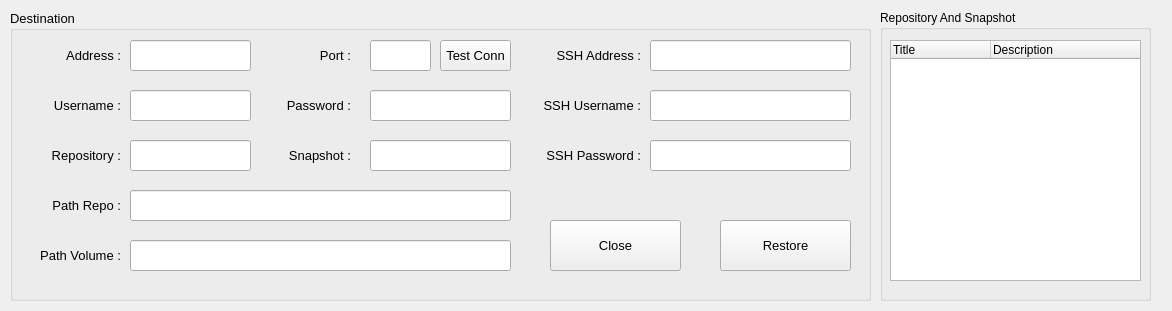
<?xml version="1.0" encoding="UTF-8"?>
<ui version="4.0">
 <class>MainWindow</class>
 <widget class="QMainWindow" name="MainWindow">
  <property name="geometry">
   <rect>
    <x>0</x>
    <y>0</y>
    <width>1172</width>
    <height>311</height>
   </rect>
  </property>
  <property name="minimumSize">
   <size>
    <width>542</width>
    <height>200</height>
   </size>
  </property>
  <property name="maximumSize">
   <size>
    <width>1200</width>
    <height>1000</height>
   </size>
  </property>
  <property name="windowTitle">
   <string>Restore ElasticSearch</string>
  </property>
  <widget class="QWidget" name="centralwidget">
   <widget class="QWidget" name="verticalLayoutWidget">
    <property name="geometry">
     <rect>
      <x>10</x>
      <y>10</y>
      <width>861</width>
      <height>291</height>
     </rect>
    </property>
    <layout class="QVBoxLayout" name="verticalLayout">
     <item>
      <widget class="QGroupBox" name="groupBox">
       <property name="maximumSize">
        <size>
         <width>16777215</width>
         <height>16777215</height>
        </size>
       </property>
       <property name="font">
        <font>
         <pointsize>10</pointsize>
        </font>
       </property>
       <property name="title">
        <string>Destination</string>
       </property>
       <widget class="QLabel" name="label">
        <property name="geometry">
         <rect>
          <x>30</x>
          <y>30</y>
          <width>81</width>
          <height>31</height>
         </rect>
        </property>
        <property name="layoutDirection">
         <enum>Qt::LeftToRight</enum>
        </property>
        <property name="text">
         <string>Address :</string>
        </property>
        <property name="alignment">
         <set>Qt::AlignRight|Qt::AlignTrailing|Qt::AlignVCenter</set>
        </property>
       </widget>
       <widget class="QLineEdit" name="txtDestinationIP">
        <property name="geometry">
         <rect>
          <x>120</x>
          <y>30</y>
          <width>121</width>
          <height>31</height>
         </rect>
        </property>
       </widget>
       <widget class="QLabel" name="label_2">
        <property name="geometry">
         <rect>
          <x>290</x>
          <y>30</y>
          <width>51</width>
          <height>31</height>
         </rect>
        </property>
        <property name="layoutDirection">
         <enum>Qt::LeftToRight</enum>
        </property>
        <property name="text">
         <string>Port :</string>
        </property>
        <property name="alignment">
         <set>Qt::AlignRight|Qt::AlignTrailing|Qt::AlignVCenter</set>
        </property>
       </widget>
       <widget class="QLineEdit" name="txtDestinationPort">
        <property name="geometry">
         <rect>
          <x>360</x>
          <y>30</y>
          <width>61</width>
          <height>31</height>
         </rect>
        </property>
       </widget>
       <widget class="QLabel" name="label_3">
        <property name="geometry">
         <rect>
          <x>10</x>
          <y>80</y>
          <width>101</width>
          <height>31</height>
         </rect>
        </property>
        <property name="layoutDirection">
         <enum>Qt::LeftToRight</enum>
        </property>
        <property name="text">
         <string>Username :</string>
        </property>
        <property name="alignment">
         <set>Qt::AlignRight|Qt::AlignTrailing|Qt::AlignVCenter</set>
        </property>
       </widget>
       <widget class="QLineEdit" name="txtDestinationUsername">
        <property name="geometry">
         <rect>
          <x>120</x>
          <y>80</y>
          <width>121</width>
          <height>31</height>
         </rect>
        </property>
       </widget>
       <widget class="QLabel" name="label_4">
        <property name="geometry">
         <rect>
          <x>270</x>
          <y>80</y>
          <width>71</width>
          <height>31</height>
         </rect>
        </property>
        <property name="layoutDirection">
         <enum>Qt::LeftToRight</enum>
        </property>
        <property name="text">
         <string>Password :</string>
        </property>
        <property name="alignment">
         <set>Qt::AlignRight|Qt::AlignTrailing|Qt::AlignVCenter</set>
        </property>
       </widget>
       <widget class="QLineEdit" name="txtDestinationPassword">
        <property name="geometry">
         <rect>
          <x>360</x>
          <y>80</y>
          <width>141</width>
          <height>31</height>
         </rect>
        </property>
       </widget>
       <widget class="QLabel" name="label_9">
        <property name="geometry">
         <rect>
          <x>10</x>
          <y>180</y>
          <width>101</width>
          <height>31</height>
         </rect>
        </property>
        <property name="layoutDirection">
         <enum>Qt::LeftToRight</enum>
        </property>
        <property name="frameShape">
         <enum>QFrame::NoFrame</enum>
        </property>
        <property name="text">
         <string>Path Repo :</string>
        </property>
        <property name="alignment">
         <set>Qt::AlignRight|Qt::AlignTrailing|Qt::AlignVCenter</set>
        </property>
       </widget>
       <widget class="QLineEdit" name="txtPathRepo">
        <property name="geometry">
         <rect>
          <x>120</x>
          <y>180</y>
          <width>381</width>
          <height>31</height>
         </rect>
        </property>
       </widget>
       <widget class="QLabel" name="label_10">
        <property name="geometry">
         <rect>
          <x>10</x>
          <y>130</y>
          <width>101</width>
          <height>31</height>
         </rect>
        </property>
        <property name="layoutDirection">
         <enum>Qt::LeftToRight</enum>
        </property>
        <property name="frameShape">
         <enum>QFrame::NoFrame</enum>
        </property>
        <property name="text">
         <string>Repository :</string>
        </property>
        <property name="alignment">
         <set>Qt::AlignRight|Qt::AlignTrailing|Qt::AlignVCenter</set>
        </property>
       </widget>
       <widget class="QLineEdit" name="txtRepository">
        <property name="geometry">
         <rect>
          <x>120</x>
          <y>130</y>
          <width>121</width>
          <height>31</height>
         </rect>
        </property>
       </widget>
       <widget class="QLineEdit" name="txtSnapshot">
        <property name="geometry">
         <rect>
          <x>360</x>
          <y>130</y>
          <width>141</width>
          <height>31</height>
         </rect>
        </property>
       </widget>
       <widget class="QLabel" name="label_11">
        <property name="geometry">
         <rect>
          <x>270</x>
          <y>130</y>
          <width>71</width>
          <height>31</height>
         </rect>
        </property>
        <property name="layoutDirection">
         <enum>Qt::LeftToRight</enum>
        </property>
        <property name="frameShape">
         <enum>QFrame::NoFrame</enum>
        </property>
        <property name="text">
         <string>Snapshot :</string>
        </property>
        <property name="alignment">
         <set>Qt::AlignRight|Qt::AlignTrailing|Qt::AlignVCenter</set>
        </property>
       </widget>
       <widget class="QLabel" name="label_12">
        <property name="geometry">
         <rect>
          <x>10</x>
          <y>230</y>
          <width>101</width>
          <height>31</height>
         </rect>
        </property>
        <property name="layoutDirection">
         <enum>Qt::LeftToRight</enum>
        </property>
        <property name="frameShape">
         <enum>QFrame::NoFrame</enum>
        </property>
        <property name="text">
         <string>Path Volume :</string>
        </property>
        <property name="alignment">
         <set>Qt::AlignRight|Qt::AlignTrailing|Qt::AlignVCenter</set>
        </property>
       </widget>
       <widget class="QLineEdit" name="txtPathVolume">
        <property name="geometry">
         <rect>
          <x>120</x>
          <y>230</y>
          <width>381</width>
          <height>31</height>
         </rect>
        </property>
       </widget>
       <widget class="QLineEdit" name="txtSSHAddress">
        <property name="geometry">
         <rect>
          <x>640</x>
          <y>30</y>
          <width>201</width>
          <height>31</height>
         </rect>
        </property>
       </widget>
       <widget class="QLabel" name="label_13">
        <property name="geometry">
         <rect>
          <x>540</x>
          <y>30</y>
          <width>91</width>
          <height>31</height>
         </rect>
        </property>
        <property name="layoutDirection">
         <enum>Qt::LeftToRight</enum>
        </property>
        <property name="text">
         <string>SSH Address :</string>
        </property>
        <property name="alignment">
         <set>Qt::AlignRight|Qt::AlignTrailing|Qt::AlignVCenter</set>
        </property>
       </widget>
       <widget class="QLabel" name="label_14">
        <property name="geometry">
         <rect>
          <x>530</x>
          <y>80</y>
          <width>101</width>
          <height>31</height>
         </rect>
        </property>
        <property name="layoutDirection">
         <enum>Qt::LeftToRight</enum>
        </property>
        <property name="text">
         <string>SSH Username :</string>
        </property>
        <property name="alignment">
         <set>Qt::AlignRight|Qt::AlignTrailing|Qt::AlignVCenter</set>
        </property>
       </widget>
       <widget class="QLineEdit" name="txtSSHUsername">
        <property name="geometry">
         <rect>
          <x>640</x>
          <y>80</y>
          <width>201</width>
          <height>31</height>
         </rect>
        </property>
       </widget>
       <widget class="QLabel" name="label_15">
        <property name="geometry">
         <rect>
          <x>530</x>
          <y>130</y>
          <width>101</width>
          <height>31</height>
         </rect>
        </property>
        <property name="layoutDirection">
         <enum>Qt::LeftToRight</enum>
        </property>
        <property name="text">
         <string>SSH Password :</string>
        </property>
        <property name="alignment">
         <set>Qt::AlignRight|Qt::AlignTrailing|Qt::AlignVCenter</set>
        </property>
       </widget>
       <widget class="QLineEdit" name="txtSSHPassword">
        <property name="geometry">
         <rect>
          <x>640</x>
          <y>130</y>
          <width>201</width>
          <height>31</height>
         </rect>
        </property>
       </widget>
       <widget class="QPushButton" name="btnRestore">
        <property name="geometry">
         <rect>
          <x>710</x>
          <y>210</y>
          <width>131</width>
          <height>51</height>
         </rect>
        </property>
        <property name="text">
         <string>Restore</string>
        </property>
       </widget>
       <widget class="QPushButton" name="btnClose">
        <property name="geometry">
         <rect>
          <x>540</x>
          <y>210</y>
          <width>131</width>
          <height>51</height>
         </rect>
        </property>
        <property name="text">
         <string>Close</string>
        </property>
       </widget>
       <widget class="QPushButton" name="btnTestConnection">
        <property name="geometry">
         <rect>
          <x>430</x>
          <y>30</y>
          <width>71</width>
          <height>31</height>
         </rect>
        </property>
        <property name="text">
         <string>Test Conn</string>
        </property>
       </widget>
      </widget>
     </item>
    </layout>
   </widget>
   <widget class="QWidget" name="horizontalLayoutWidget">
    <property name="geometry">
     <rect>
      <x>880</x>
      <y>10</y>
      <width>271</width>
      <height>291</height>
     </rect>
    </property>
    <layout class="QHBoxLayout" name="horizontalLayout">
     <item>
      <widget class="QGroupBox" name="groupBox_2">
       <property name="title">
        <string>Repository And Snapshot</string>
       </property>
       <widget class="QTreeWidget" name="treHistory">
        <property name="geometry">
         <rect>
          <x>10</x>
          <y>30</y>
          <width>251</width>
          <height>241</height>
         </rect>
        </property>
        <column>
         <property name="text">
          <string>Title</string>
         </property>
        </column>
        <column>
         <property name="text">
          <string>Description</string>
         </property>
        </column>
       </widget>
      </widget>
     </item>
    </layout>
   </widget>
  </widget>
 </widget>
 <tabstops>
  <tabstop>txtDestinationIP</tabstop>
  <tabstop>txtDestinationPort</tabstop>
  <tabstop>txtDestinationUsername</tabstop>
  <tabstop>txtDestinationPassword</tabstop>
  <tabstop>txtRepository</tabstop>
  <tabstop>txtSnapshot</tabstop>
  <tabstop>txtPathRepo</tabstop>
  <tabstop>btnRestore</tabstop>
  <tabstop>btnClose</tabstop>
 </tabstops>
 <resources/>
 <connections/>
</ui>
